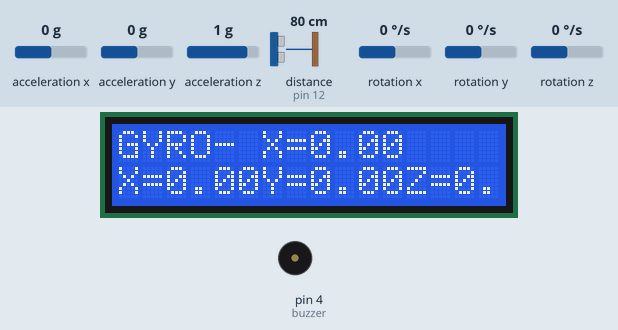
This sketch was run on a simulated Arduino Uno, built with avr-gcc and run on an emulated ATmega328P. Shown: 16×2 character LCD, buzzer (waves = sounding, pin HIGH). Wiring (inferred from the names in the program): ultrasonic range finder: trigger pin 13; echo pin 12. The test bench sets the inputs (shaded band); at power-on: distance to the obstacle (sensor on pin 12) 80 cm, rotation x 0 °/s, rotation y 0 °/s, acceleration x 0 g, acceleration y 0 g, acceleration z 1 g, rotation z 0 °/s. The echo pulse lasts 58.3 µs per cm; pins used as bus, display or sensor lines are not drawn; what the sketch prints to the serial monitor is not drawn.

Above: at 3.2 s.
3.3 s: distance to the obstacle (sensor on pin 12) set to 34 cm
At 3.47 s:
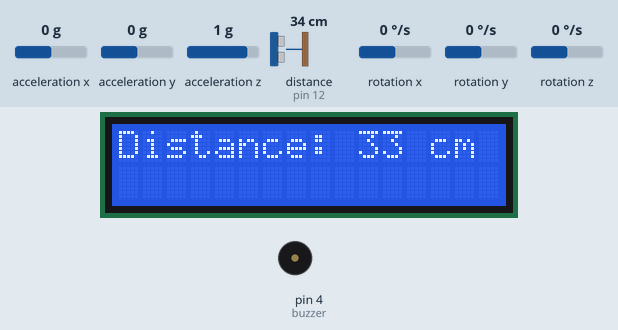
6.1 s: distance to the obstacle (sensor on pin 12) set to 28 cm
At 6.7 s:
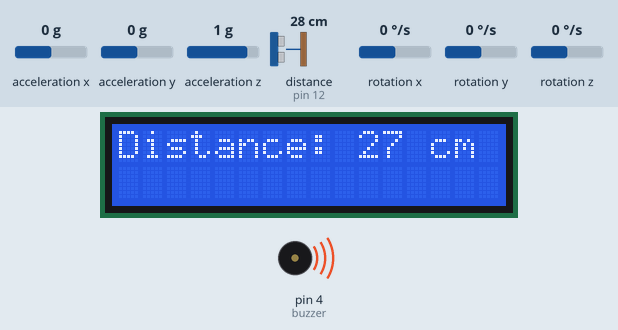
9.1 s: rotation x set to -192 °/s
At 9.33 s:
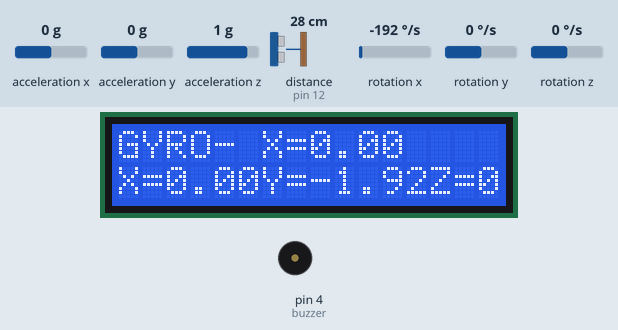
10.7 s: rotation y set to -192 °/s
At 11.39 s:
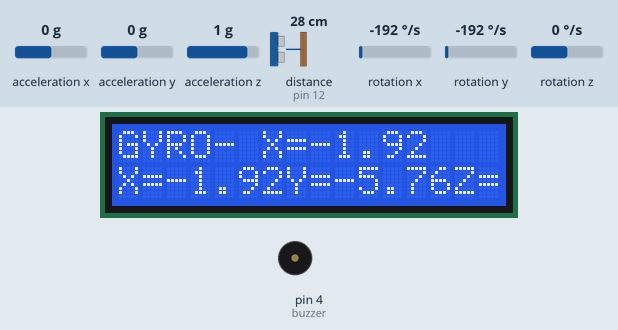
12.7 s: rotation x set to -100 °/s
At 13.44 s:
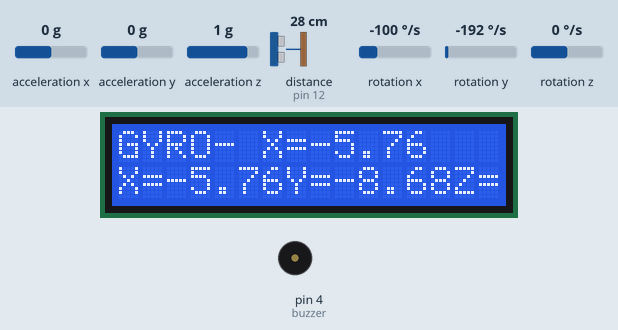
14.8 s: distance to the obstacle (sensor on pin 12) set to 4 cm
At 15.66 s:
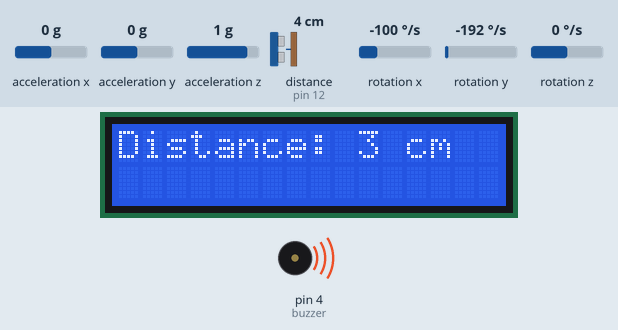
17.1 s: distance to the obstacle (sensor on pin 12) set to 2 cm
Timing chart, 0 to 19.7 s (numbered marks = the images above; inputs shaded):
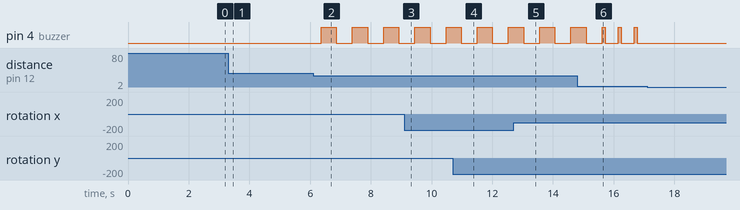

Measured:
- the behaviour switches between 32 and 31 cm on distance to the obstacle (sensor on pin 12) (found by bisection; images 1 and 2)
- after the input at 6.1 s, pin 4 (buzzer): alternates HIGH for 0.50 s and LOW for 0.53 s, starting after 0.27 s
- after the input at 14.8 s, pin 4 (buzzer): alternates HIGH for 0.10 s and LOW for 0.43 s, starting after 0.92 s
- after the input at 17.1 s, pin 4 (buzzer): stops changing and stays LOW
- what the display in image 2 shows lasts 0.8 s, from 6.4 s to 7.2 s

The sketch:

UltraSonic_buzzer_Gyro.ino
```cpp
 #define trigPin  13
#define echoPin 12
#include<LiquidCrystal.h>

const int rs = 5, en = 3, d4 = 2, d5 = 16, d6 = 15, d7 = 14;
LiquidCrystal lcd(rs, en, d4, d5, d6, d7);


#include <Wire.h>
#include <MPU6050.h>

long duration;
int distance_cm,distance_inch;

//////////////// GYRO
MPU6050 mpu;

// Timers
unsigned long timer = 0;
float timeStep = 0.01;

// Pitch, Roll and Yaw values
float pitch = 0;
float roll = 0;
float yaw = 0;

//////////////////
void setup(){
    lcd.begin(16,2);
    lcd.print("Ultrasonic Sensor" );
    pinMode(trigPin,OUTPUT);
    pinMode(echoPin,INPUT);
    delay(2000);
    pinMode(4, OUTPUT); //buzzer
    /////////////////GYRO
    Serial.begin(115200);

    // Initialize MPU6050
    while(!mpu.begin(MPU6050_SCALE_2000DPS, MPU6050_RANGE_2G))
    {
      Serial.println("Could not find a valid MPU6050 sensor, check wiring!");
      delay(500);
    }

    // Calibrate gyroscope. The calibration must be at rest.
    // If you don't want calibrate, comment this line.
    mpu.calibrateGyro();

    // Set threshold sensivty. Default 3.
    // If you don't want use threshold, comment this line or set 0.
    mpu.setThreshold(3);
    /////////////GYRO ends
}

void loop(){
    lcd.clear();
     //clear trigPin
   digitalWrite(trigPin,LOW);
   delayMicroseconds(2);
   //trigPin HIGH for 10 u sec
   digitalWrite(trigPin,HIGH);
   delayMicroseconds(10);
   digitalWrite(trigPin,LOW);

   duration=pulseIn(echoPin,HIGH);//reads echoPin
   distance_cm=duration*0.034/2; //calculate distance
   distance_inch=duration*0.0133/2;
   lcd.setCursor(0,0);
   lcd.print("Distance: ");
   lcd.print(distance_cm);
   lcd.print(" cm");
   delay(10);
//   lcd.setCursor(0,1);
//   lcd.print("Distance: ");
//   lcd.print(distance_inch);
//   lcd.print(" inch");


   if (((distance_cm)<=30)&&((distance_cm)>=14))
   {
   digitalWrite(4, HIGH); delay(500);
   digitalWrite(4, LOW); delay(100);
   }
   else
   {
    digitalWrite(4, LOW);
   }

   if (((distance_cm)<=15)&&((distance_cm)>=6))
   {
   digitalWrite(4, HIGH); delay(150);
    digitalWrite(4, LOW);delay(50);
   }
   else
   {
    digitalWrite(4, LOW);
   }

   if (((distance_cm)<=5)&&((distance_cm)>=2))
   {
   digitalWrite(4, HIGH); delay(100);
   digitalWrite(4, LOW);delay(5);
   }
    else
    {
    digitalWrite(4, LOW);
    }
    delay(200);
   // ultrasonic work over
   lcd.clear();
   lcd.print("GYRO-" ) ;

   timer = millis();

  // Read normalized values
  Vector norm = mpu.readNormalizeGyro();

  // Calculate Pitch, Roll and Yaw
  pitch = pitch + norm.YAxis * timeStep;
  roll = roll + norm.XAxis * timeStep;
  yaw = yaw + norm.ZAxis * timeStep;

  // Output raw
  Serial.print(" Pitch = ");   Serial.print(pitch);
  Serial.print(" Roll = ");  Serial.print(roll);
  Serial.print(" Yaw = ");  Serial.println(yaw);

  lcd.print(" X=");   lcd.print(pitch);
  lcd.setCursor(0,1);
  lcd.print("X=");
     lcd.print(pitch);
  lcd.print("Y=");
    lcd.print(roll);
  lcd.print("Z=");  lcd.print(yaw);
  //z moving left right no tilting
  //x going down or up
  //y
  // Wait to full timeStep period
  //delay((timeStep*1000) - (millis() - timer));

   delay(200);

}
```
